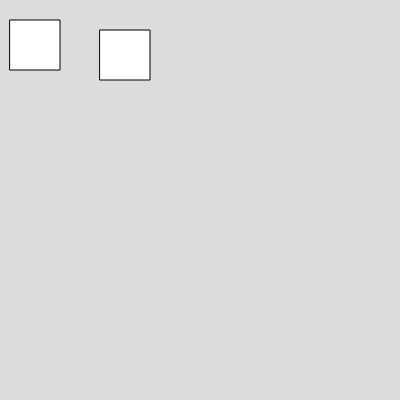
Frame 1 (no input)
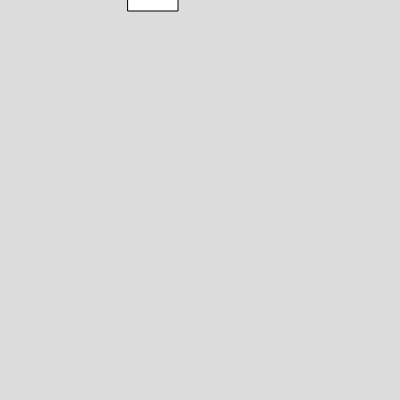
Frame 60 (no input)
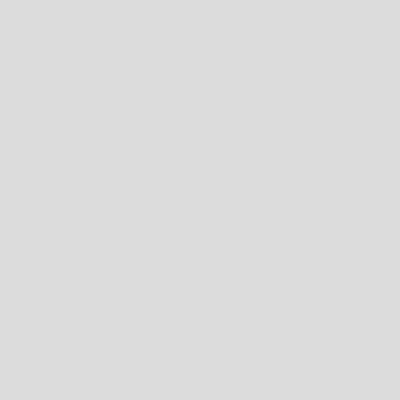
Frame 120 (the mouse pressed at the canvas centre since frame 60)

The p5.js sketch that drew these frames (run headless with seeded random() and noise() and a simulated clock; from frame 60 on, the mouse is pressed at the canvas centre):

// p5.js sketch
// ── sketch.js
var box1, box2
function setup() 
{
  createCanvas(400, 400);
  box1=new Box(10,20,50,50,2,1)
  box2=new Box(100,30,50,50,7,5)
}

function draw() 
{
  background(220);
  box1.show()
  box1.moveup()
  box1.moveright()
  box2.show()
  box2.moveup()
  box2.moveright()

}


// ── box.js
class Box
  {
    constructor(x,y,w,h,vx,vy)
    {
    this.x = x
    this.y = y
    this.w = w
    this.h = h
    this.vx = vx
    this.vy = vy
    }
    moveup(){
  this.y=this.y-this.vy
    }
moveright (){
  this.x=this.x+this.vx
}
show(){
  rect (this.x, this.y, this.w , this.h)
}

  }

  
